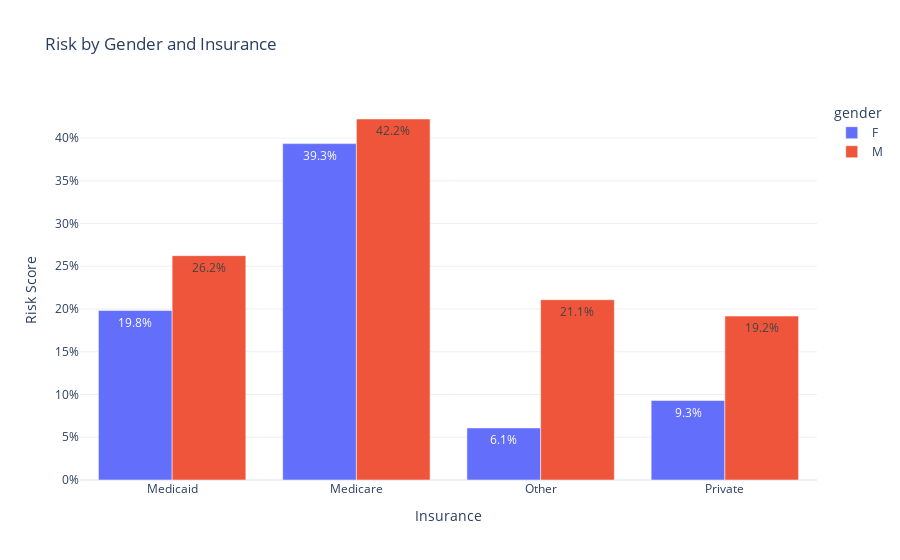

Notebook cell for this chart:
### Markdown cell above
### Social - Economy

### Code cell
df_ins_mean = df_analyze.groupby(['insurance', 'gender'])['risk_score'].mean().reset_index()

fig3 = px.bar(
    df_ins_mean, 
    x='insurance', 
    y='risk_score', 
    color='gender', 
    barmode='group',
    text_auto='.1%',
    title='Risk by Gender and Insurance',
    labels={'risk_score': 'Risk Score', 'insurance': 'Insurance'},
    template="plotly_white"
)
fig3.update_layout(yaxis_tickformat='.0%')
fig3.show()

### Figure 1 — Plotly figure (JSON) as saved in the notebook; plotly's stock layout.template omitted (floating-point values rounded to 4 significant figures)
{"data": [{"alignmentgroup": "True", "hovertemplate": "gender=F<br>Insurance=%{x}<br>Risk Score=%{y}<extra></extra>", "legendgroup": "F", "marker": {"color": "#636efa", "pattern": {"shape": ""}}, "name": "F", "offsetgroup": "F", "orientation": "v", "showlegend": true, "textposition": "auto", "texttemplate": "%{y:.1%}", "type": "bar", "x": ["Medicaid", "Medicare", "Other", "Private"], "xaxis": "x", "y": [0.1982, 0.3935, 0.06089, 0.09299], "yaxis": "y"}, {"alignmentgroup": "True", "hovertemplate": "gender=M<br>Insurance=%{x}<br>Risk Score=%{y}<extra></extra>", "legendgroup": "M", "marker": {"color": "#EF553B", "pattern": {"shape": ""}}, "name": "M", "offsetgroup": "M", "orientation": "v", "showlegend": true, "textposition": "auto", "texttemplate": "%{y:.1%}", "type": "bar", "x": ["Medicaid", "Medicare", "Other", "Private"], "xaxis": "x", "y": [0.2624, 0.4223, 0.2109, 0.1918], "yaxis": "y"}], "layout": {"barmode": "group", "legend": {"title": {"text": "gender"}, "tracegroupgap": 0}, "title": {"text": "Risk by Gender and Insurance"}, "xaxis": {"anchor": "y", "domain": [0, 1], "title": {"text": "Insurance"}}, "yaxis": {"anchor": "x", "domain": [0, 1], "tickformat": ".0%", "title": {"text": "Risk Score"}}}}
